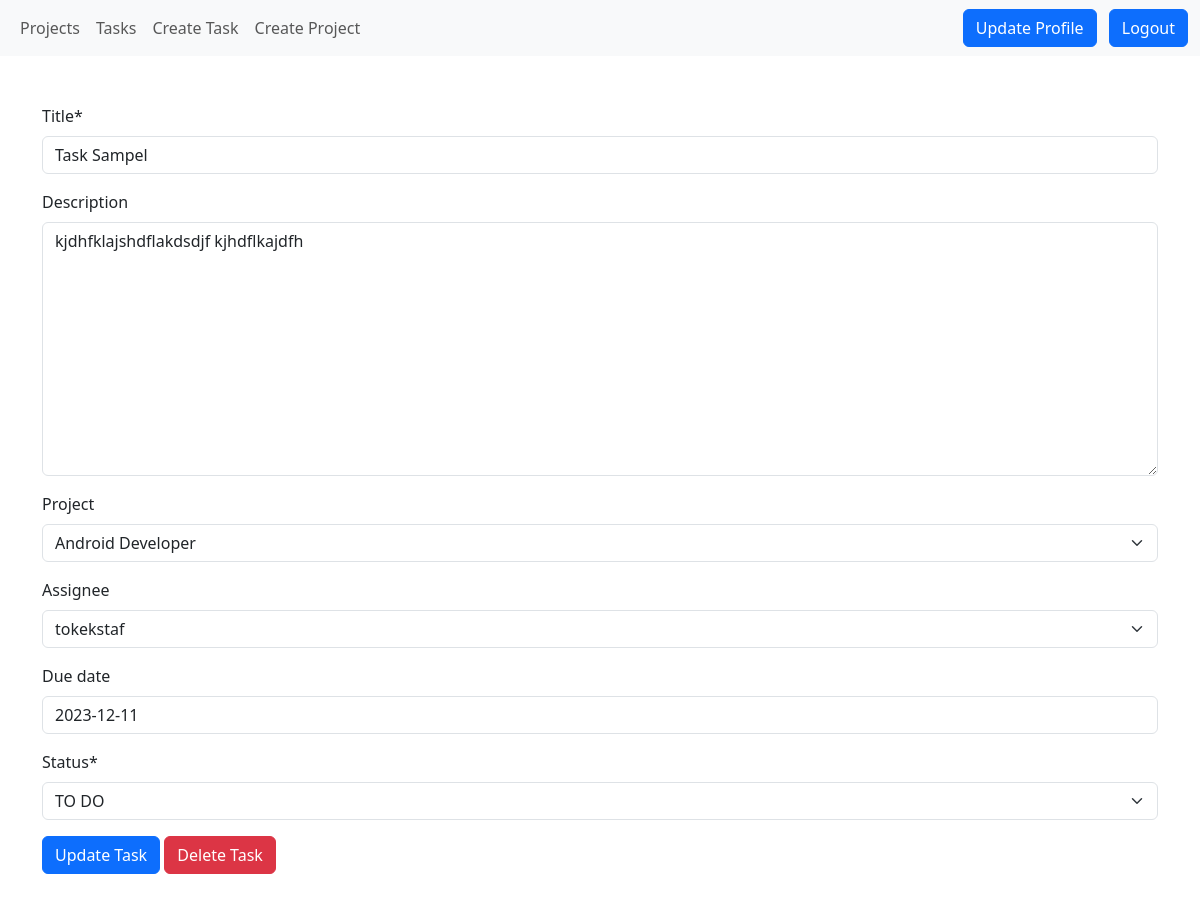
Screenshot of /update-task/11 (signed in) with the database file from the repository.
### timeapp/models.py (models this page shows)
class Task(models.Model):
    TODO = 'TO DO'
    COMPLETED = 'COMPLETED'
    INPROGRESS = 'IN-PROGRESS'
    STATUS_CHOICES = [
        (TODO, 'TO DO'),
        (COMPLETED, 'COMPLETED'),
        (INPROGRESS, 'IN-PROGRESS'),
    ]
    title = models.CharField(max_length=150)
    description = models.TextField(null=True, blank=True)
    project = models.ForeignKey(Project, null=True, blank=True, on_delete=models.CASCADE)
    assignee = models.ForeignKey(User, null=True, blank=True, on_delete=models.SET_NULL)
    date_created =  models.DateField(null=True, blank=True)
    due_date = models.DateField(null=True, blank=True)
    status = models.CharField(max_length=50, choices=STATUS_CHOICES, null=True, default=TODO)

### timeapp/views.py (the view)
# urls.py: path('update-task/<int:pk>', views.TaskUpdateViewStaff.as_view(), name ='update-task-staff'),
class TaskUpdateViewStaff(UpdateView):
    model = Task
    template_name = 'tasks/task-update-form.html'
    fields = ["title", "description", "project",
              "assignee", "due_date", "status"]
    success_url = reverse_lazy('tasks')

### timeapp/models.py (called while the page is built)
    def __str__(self):
        return self.name

### templates/tasks/task-update-form.html (shortened to what this page needs)
{% extends '../component/base.html' %}
{% load crispy_forms_tags %}
{% block content %}
{% include '../component/navbar.html' %}
  <div class="container">
      <div class="row my-5">
          <div class="col-md-12">
              <form action=" " method="post" class="form">
                  {{ form|crispy }}
                  <div class="flex">
                    <button type="submit" class="btn btn-primary">Update Task</button>
                    <a href="{% url 'delete-task' task.id%}" class="btn btn-danger" style="color:white">Delete Task</a>
                </div>
                </form>
          </div>
      </div>
  </div>
{% endblock %}

### rows the page displays
Task: title "Task Sampel", description "kjdhfklajshdflakdsdjf kjhdflkajdfh", project "Android Developer", assignee "tokekstaf", due_date "2023-12-11", status "TO DO"
